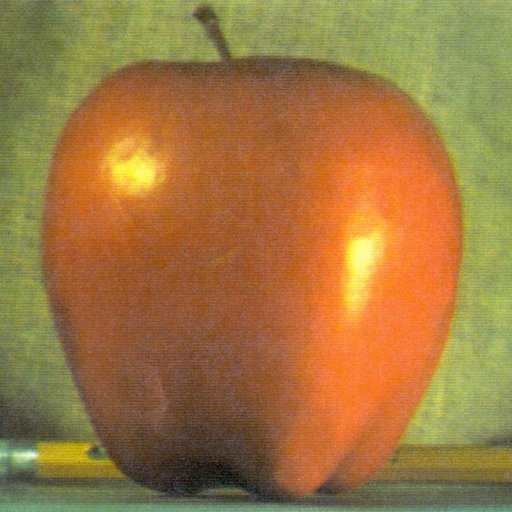
#> input picture ML/DAY10/apple.jpg, 512 x 512 px
$ python Q6.py
#> lines starting #> are read from the running program, lines starting #| are printed output that depends on the picture
import numpy as np
import cv2 as cv

img1=cv.imread("apple.jpg").astype(np.int8)
#> img1 is the input picture: shape (512, 512, 3) int8; mean B, G, R 63.7, 28, -39.1
img2=cv.imread("orange.jpg").astype(np.int8)
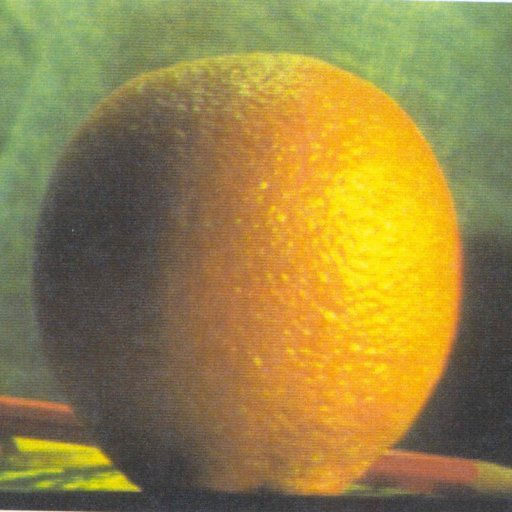
#> input picture ML/DAY10/orange.jpg, 512 x 512 px
#> img2 is the input picture: shape (512, 512, 3) int8; mean B, G, R 67.9, -4.4, 0.3

zero_matrix=img1-img1
#> zero_matrix: shape (512, 512, 3) int8; every value is 0

difference=img2-img1
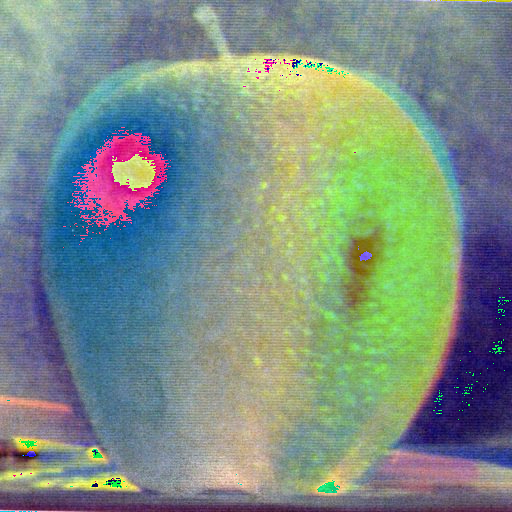
#> difference: shape (512, 512, 3) int8; mean B, G, R 4.5, 13.1, -4.3; drawn with min black and max white

if ((difference==zero_matrix).all()):
    print("The images are same!")
else:
    print("The images are not same!!")
